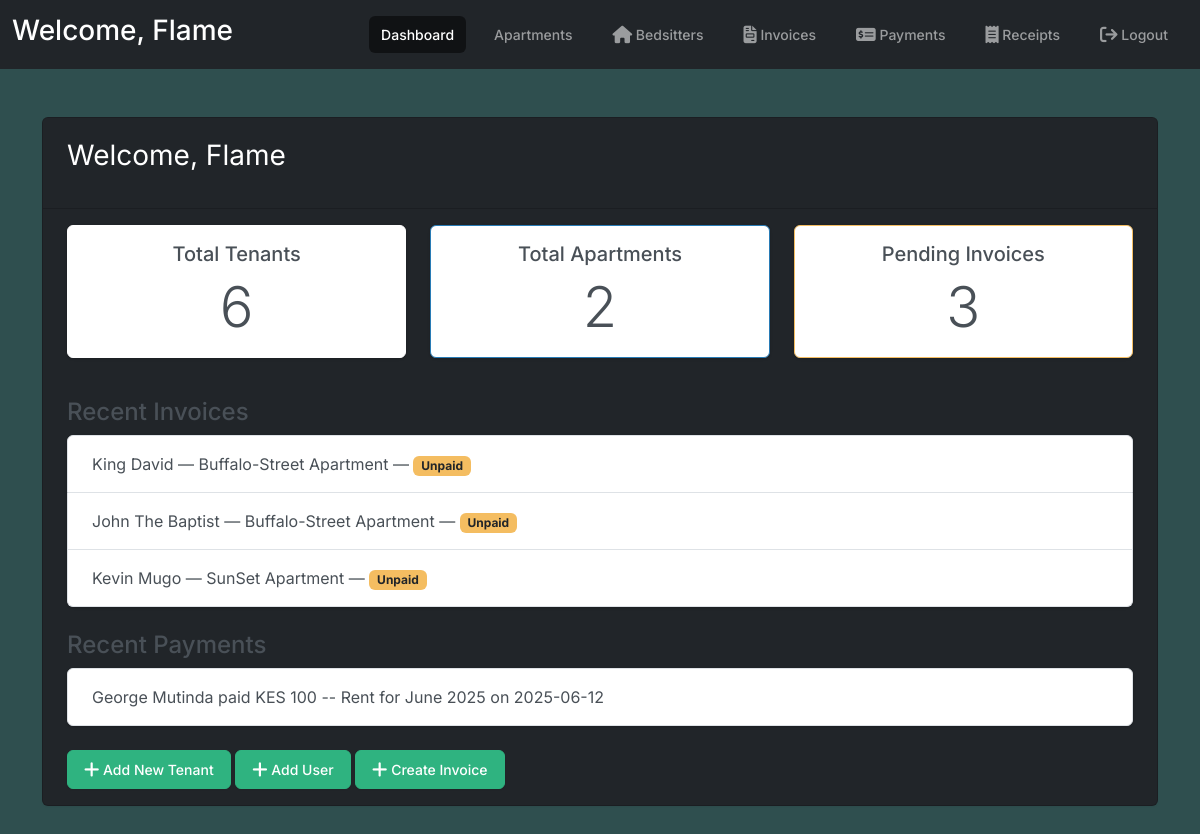
Before: / (signed in) with the older database file.
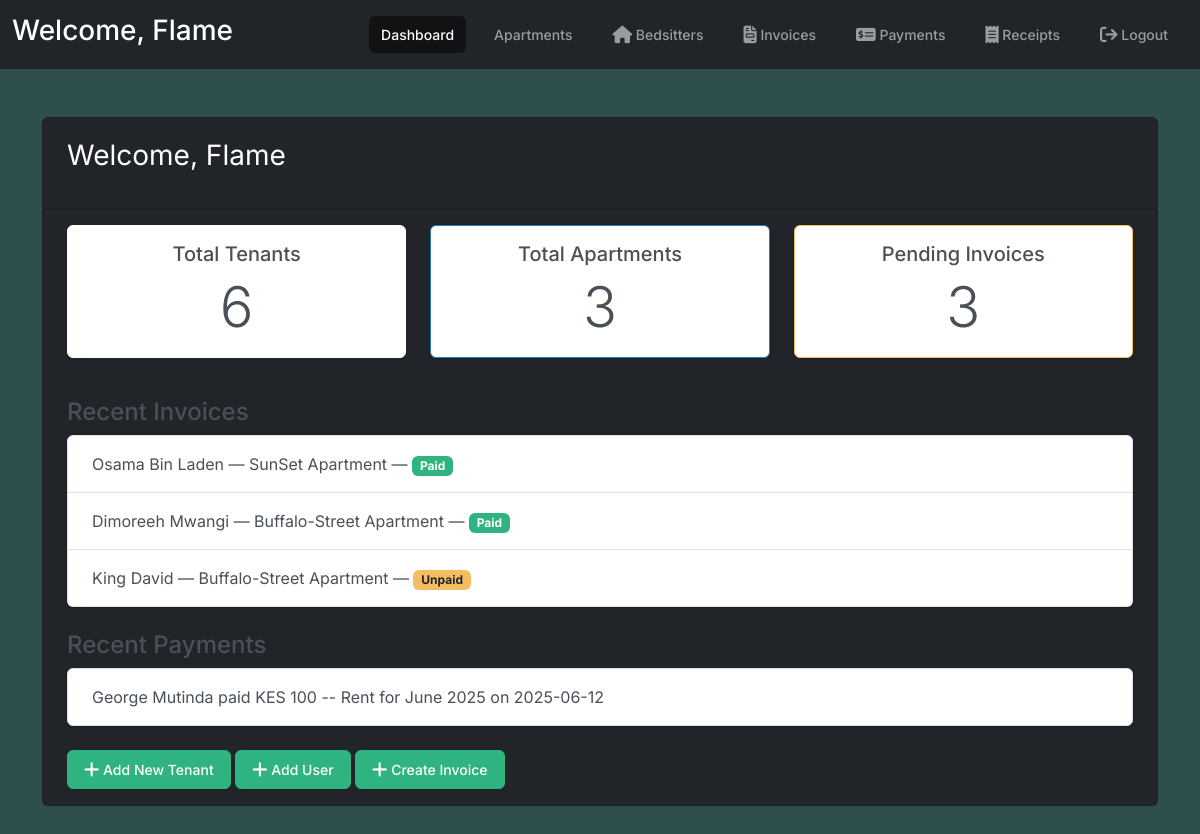
After: the same page with the newer database file.
### portal/models.py (models this page shows, shortened)
class Invoice(models.Model):
    tenant = models.ForeignKey(TenantProfile, on_delete=models.CASCADE)
    description = models.CharField(max_length=255)
    amount = models.DecimalField(max_digits=10, decimal_places=2)
    due_date = models.DateField()
    is_paid = models.BooleanField(default=False)
    apartment = models.ForeignKey(Apartment, on_delete=models.CASCADE, related_name="invoices")
    class Meta:
        verbose_name_plural = "Invoices"

class TenantProfile(models.Model):
    user = models.OneToOneField(User, on_delete=models.CASCADE)
    bedsitter = models.OneToOneField(Bedsitter, on_delete=models.SET_NULL, null=True, blank=True)
    phone = models.CharField(max_length=255)
    apartment = models.OneToOneField(Apartment, on_delete=models.CASCADE, null=True, blank=True)
    def __str__(self):
        return self.user.get_full_name() or self.user.username
    class Meta:
        verbose_name = "Tenant Profile"
        verbose_name_plural = "Tenant Profiles"

class Apartment(models.Model):
    name = models.CharField(max_length=255)
    address = models.CharField(max_length=255)
    class Meta:
        verbose_name_plural = "Apartments"

class Payment(models.Model):
    tenant = models.ForeignKey(TenantProfile, on_delete=models.CASCADE)
    invoice = models.ForeignKey(Invoice, on_delete=models.CASCADE)
    amount = models.DecimalField(max_digits=10, decimal_places=2)
    date = models.DateTimeField(auto_now_add=True)
    class Meta:
        verbose_name_plural = "Payments"

### portal/views.py (the view)
# urls.py: path('', views.admin_dashboard, name='index'),
@user_passes_test(lambda u: u.is_superuser)
def admin_dashboard(request):
    tenants = TenantProfile.objects.all()
    invoices = Invoice.objects.all()
    payments = Payment.objects.all()
    total_tenants = tenants.count()
    total_apartments = Apartment.objects.count()
    pending_invoices = Invoice.objects.filter(is_paid=False)
    recent_invoices = Invoice.objects.order_by('-id')[:3]
    apartment = Apartment.objects.all()
    recent_payments = Payment.objects.select_related('tenant', 'invoice').order_by('-date')[:5]
    context = {
        "tenants": tenants,
        "invoices": invoices,
        "payments": payments,
        "total_tenants": total_tenants,
        "total_apartments": total_apartments,
        "pending_invoices": pending_invoices,
        "recent_invoices": recent_invoices,
        "apartment": apartment,
        'recent_payments': recent_payments,
    }
    return render(request, "portal/admin_dashboard.html", context)

### portal/templates/portal/admin_dashboard.html (shortened to what this page needs)
{% extends "portal/base.html" %}
{% block content %}
<div class="card shadow bg-dark">
  <div class="card-header bg-dark text-white">
    <p class="fs-3">Welcome, {{ request.user.username }}</p>
  </div>
  <div class="card-body">
    <div class="row mb-4">
      <div class="col-md-4">
        <div class="card border-secondary text-center bg-secondary mb-3">
          <div class="card-body">
            <h5 class="card-title">Total Tenants</h5>
            <p class="card-text display-4">{{ total_tenants }}</p>
          </div>
        </div>
      </div>
      <div class="col-md-4">
        <div class="card border-info text-center mb-3">
          <div class="card-body">
            <h5 class="card-title">Total Apartments</h5>
            <p class="card-text display-4">{{ total_apartments }}</p>
          </div>
        </div>
      </div>
      <div class="col-md-4">
        <div class="card border-warning text-center mb-3">
          <div class="card-body">
            <h5 class="card-title">Pending Invoices</h5>
            <p class="card-text display-4">{{ pending_invoices.count }}</p>
          </div>
        </div>
      </div>
    </div>
    <h4>Recent Invoices</h4>
    <ul class="list-group mb-4">
      {% for invoice in recent_invoices %}
      <li class="list-group-item">
        {{ invoice.tenant }} &mdash; {{ invoice.apartment.name }} {% if invoice.bedsitter %}, Bedsitter {{ invoice.bedsitter }}{% endif %} &mdash;
        <span class="badge {% if not invoice.is_paid %}bg-warning text-dark{% else %}bg-success{% endif %}">
          {% if not invoice.is_paid %}Unpaid{% else %}Paid{% endif %}
        </span>
      </li>
      {% empty %}
      <li class="list-group-item">No recent invoices.</li>
      {% endfor %}
    </ul>
    <h4>Recent Payments</h4>
      <ul class="list-group mb-4">
        {% for payment in recent_payments %}
          <li class="list-group-item">
            {{ payment.tenant }} paid KES {{ payment.amount|floatformat:0 }} -- {{ payment.invoice.description }} on {{ payment.date|date:"Y-m-d" }}
          </li>
        {% empty %}
          <li class="list-group-item">No recent payments.</li>
        {% endfor %}
      </ul>
    <div>
      <a href="{% url 'add_tenant' %}" class="btn btn-success"> Add New Tenant</a>
      <a href="{% url 'add_user' %}" class="btn btn-success"> Add User</a>
      <a href="{% url 'add_invoice' %}" class="btn btn-success"> Create Invoice</a>
    </div>
  </div>
</div>
{% endblock %}

Changed rows visible on the page:
no longer on this page (row unchanged): Invoice: tenant "John The Baptist", apartment.name "Buffalo-Street Apartment", is_paid "Unpaid"
no longer on this page (row unchanged): Invoice: tenant "Kevin Mugo", apartment.name "SunSet Apartment", is_paid "Unpaid"
added Invoice: tenant "Osama Bin Laden", apartment.name "SunSet Apartment", is_paid "Paid"
added Invoice: tenant "Dimoreeh Mwangi", apartment.name "Buffalo-Street Apartment", is_paid "Paid"
Other visible differences:
{{ total_apartments }}: "2" → "3"
